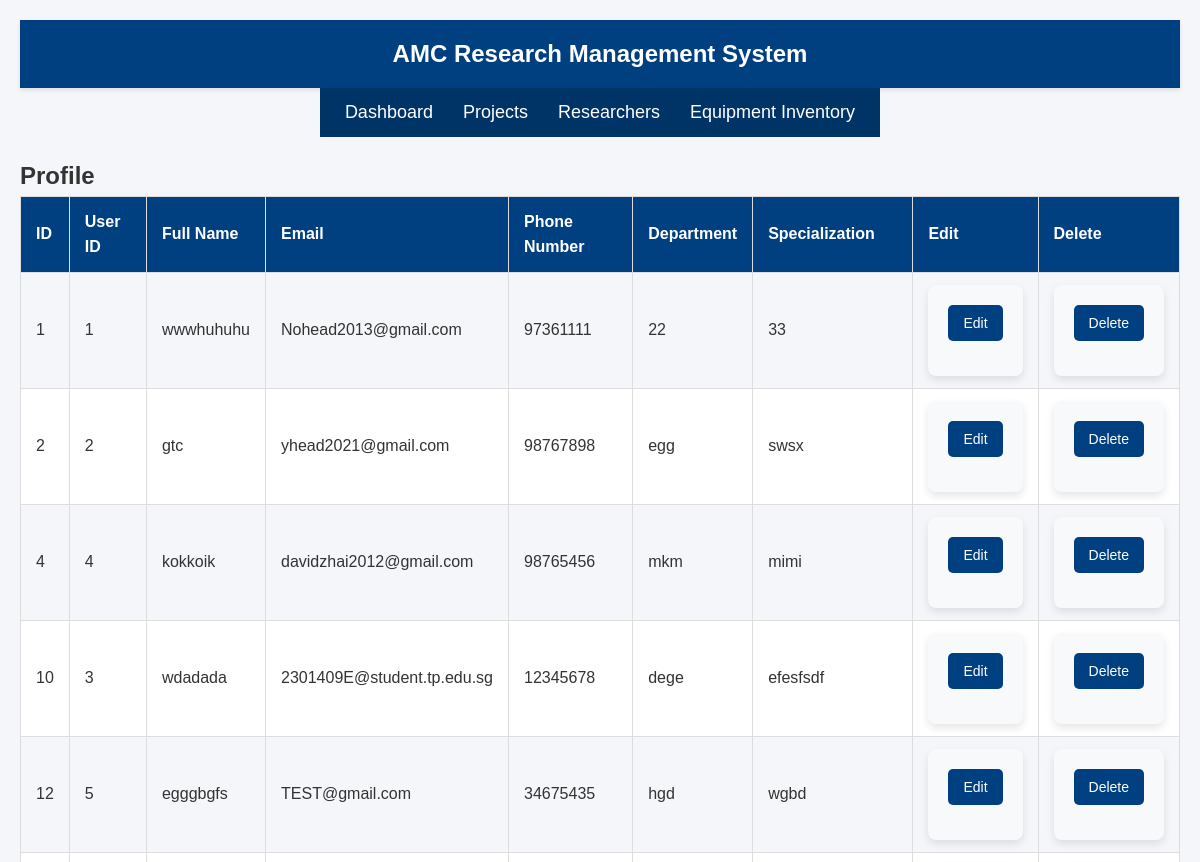
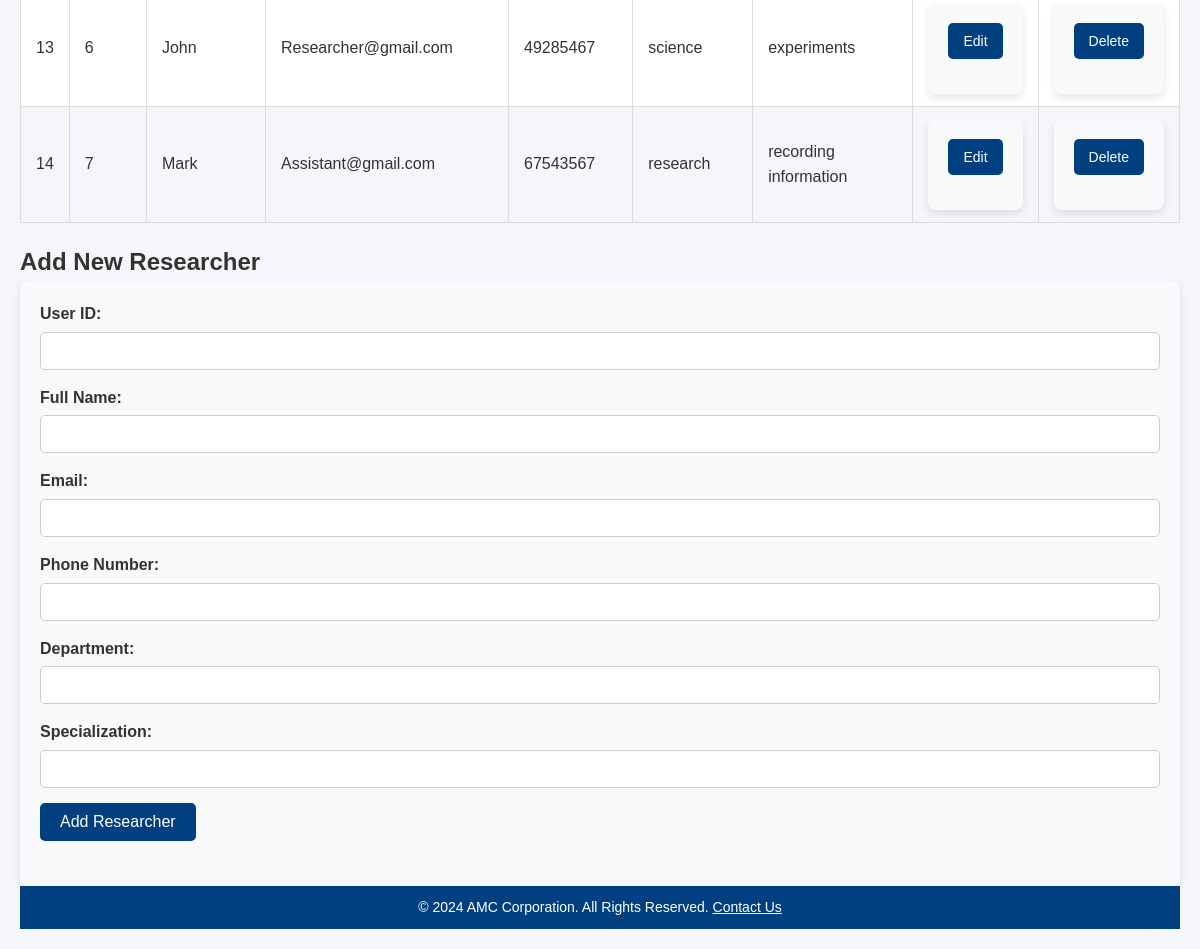
The page /researcher_profile.php (signed in) on the database its author committed (2 pictures, top to bottom).
### tables this page shows
CREATE TABLE `researchers` (
  `ResearcherID` int(11) NOT NULL,
  `UserID` int(11) NOT NULL,
  `FullName` varchar(100) NOT NULL,
  `Email` varchar(100) NOT NULL,
  `PhoneNumber` varchar(15) DEFAULT NULL,
  `Department` varchar(50) DEFAULT NULL,
  `Specialization` varchar(100) DEFAULT NULL
);

### function.php (called while the page is built, shortened)
<?php
function get_sanitized_input($key) {
    return isset($_GET[$key]) ? htmlspecialchars($_GET[$key], ENT_QUOTES, 'UTF-8') : '';
}
function sanitize_output($data) {
    return htmlspecialchars($data, ENT_QUOTES, 'UTF-8');
}
?>

### researcher_profile.php (the view, shortened to what this page needs)
<?php
$role = $_SESSION['user_role'];
$user_id = $_SESSION['user_id'];
require "config.php";
require "function.php";
try {
$con=mysqli_connect($db_hostname,$db_username,$db_password);
}
catch (Exception $e) {
    printerror($e->getMessage(),$con);
}
?>
<!DOCTYPE html>
<html lang="en">
<head>
    <link rel="stylesheet" href="style.css">
</head>
<body>
    <header>
        <h1>AMC Research Management System</h1>
    </header>
 <nav>
        <a href="dashboard.php">Dashboard</a>
        <a href="projects.php">Projects</a>
        <a href="researcher_profile.php">Researchers</a>
        <a href="equipment_inventory.php" class="active">Equipment Inventory</a>
    </nav>
    <main>
    <section id="Researchers">
            <h2>Profile</h2>
            <?php
            if ($role === 1 or $role === 2){
                $query=$con->prepare("select * from researchers");
            } elseif ($role === 3) {
                $query=$con->prepare("select * from researchers where UserID = ?");
                $query->bind_param("i", $user_id);
            }
            $query->execute();
            $query->bind_result($id, $uid, $name, $email, $phoneNum, $department, $specialization);
            echo "<table>";
            echo "<tr>
                    <th>ID</th>
                    <th>User ID</th>
                    <th>Full Name</th>
                    <th>Email</th>
                    <th>Phone Number</th>
                    <th>Department</th>
                    <th>Specialization</th>
                    <th>Edit</th>
                    <th>Delete</th>
                  </tr>";
            while ($query->fetch()) {
                echo "<tr>
                        <td>".sanitize_output($id)."</td>
                        <td>".sanitize_output($uid)."</td>
                        <td>".sanitize_output($name)."</td>
                        <td>".sanitize_output($email)."</td>
                        <td>".sanitize_output($phoneNum)."</td>
                        <td>".sanitize_output($department)."</td>
                        <td>".sanitize_output($specialization)."</td>
                        <td>";
                        if ($role === 1 or $role === 2) {
                            echo "<form method='GET' action='edit_researcher.php'>
                                <input type='hidden' name='id' value=".$id." />
                                <input type='submit' name='edit_button' value='Edit' class='button' />
                            </form>";
                        } else {
                            echo "Not Allowed";
                        }
                        echo "</td>
                        <td>";
                        if ($role === 1) {
                            echo "<form method='POST' action='researcher_profile.php'>
                                <input type='hidden' name='csrf_token' value=".$_SESSION['csrf_token'].">
                                <input type='hidden' name='id' value=".$id." />
                                <input type='submit' name='delete_button' value='Delete' class='button' />
                            </form>";
                        } else {
                            echo "Not Allowed";
                        }
                        echo "</td>
                            </tr>";
            }
            echo "</table>";
            ?>
            </section>
        <?php if ($role !== 3): ?>
        <section id="add-researcher">
            <h2>Add New Researcher</h2>
            <form action="researcher_profile.php" method="POST">
                <label for="uid">User ID:</label>
                <input type="number" id="uid" name="uid" autocomplete="off" value="<?php echo get_sanitized_input('uid'); ?>" required>
                <label for="name">Full Name:</label>
                <input type="text" id="name" name="name" autocomplete="off" value="<?php echo get_sanitized_input('name'); ?>" required>
                <label for="email">Email:</label>
                <input type="text" id="email" name="email" autocomplete="off" value="<?php echo get_sanitized_input('email'); ?>" required>
                <label for="phoneNum">Phone Number:</label>
                <input type="text" id="phoneNum" name="phoneNum" autocomplete="off" value="<?php echo get_sanitized_input('phoneNum'); ?>" required>
                <label for="department">Department:</label>
                <input type="text" id="department" name="department" autocomplete="off" value="<?php echo get_sanitized_input('department'); ?>" required>
                <label for="specialization">Specialization:</label>
                <input type="text" id="specialization" name="specialization" autocomplete="off" value="<?php echo get_sanitized_input('specialization'); ?>" required>
                <button type="submit" name="insert_button">Add Researcher</button>
                <br></br>
            </form>
        <?php endif; ?>
        </section>
    </main>
    <footer>
        <p>&copy; 2024 AMC Corporation. All Rights Reserved. <a href="#contact">Contact Us</a></p>
    </footer>
</body>
</html>

### style.css (style rules this page uses)
* { margin: 0; padding: 0; box-sizing: border-box; font-family: 'Arial', sans-serif; }
body { background-color: #f4f6f9; color: #333; line-height: 1.6; font-size: 16px; display: flex; flex-direction: column; align-items: center; padding: 20px; }
header { width: 100%; background-color: #004080; color: white; padding: 15px 20px; text-align: center; box-shadow: 0 2px 4px rgba(0, 0, 0, 0.1); }
header h1 { font-size: 24px; }
nav { display: flex; justify-content: center; background-color: #003366; padding: 10px; margin-bottom: 20px; }
nav a { color: white; text-decoration: none; margin: 0 15px; font-size: 18px; }
form label { display: block; margin-bottom: 5px; font-weight: bold; }
form input, form select, form textarea { width: 100%; padding: 10px; margin-bottom: 15px; border: 1px solid #ccc; border-radius: 5px; font-size: 14px; }
form button { background-color: #004080; color: white; padding: 10px 20px; border: none; border-radius: 5px; cursor: pointer; font-size: 16px; }
table { width: 100%; border-collapse: collapse; margin-bottom: 20px; background: white; }
table th, table td { padding: 12px 15px; border: 1px solid #ddd; text-align: left; }
table th { background-color: #004080; color: white; font-weight: bold; }
table tr:nth-child(even) { background-color: #f4f6f9; }
.button { display: inline-block; padding: 10px 15px; font-size: 14px; text-align: center; text-decoration: none; color: white; background-color: #004080; border-radius: 5px; border: none; cursor: pointer; }
footer { margin-top: auto; width: 100%; text-align: center; background-color: #004080; color: white; padding: 10px; font-size: 14px; }
footer a { color: white; text-decoration: underline; }
form { background-color: #f8f9fa; padding: 20px; border-radius: 8px; box-shadow: 0px 4px 8px rgba(0, 0, 0, 0.1); text-align: left; }
label { display: block; margin-bottom: 8px; }
input { width: 100%; padding: 10px; margin-bottom: 15px; border: 1px solid #ccc; border-radius: 5px; }

### rows shown on the page
researchers: ResearcherID "1", UserID "1", FullName "wwwhuhuhu", Email "Nohead2013@gmail.com", PhoneNumber "97361111", Department "22", Specialization "33"
researchers: ResearcherID "2", UserID "2", FullName "gtc", Email "yhead2021@gmail.com", PhoneNumber "98767898", Department "egg", Specialization "swsx"
researchers: ResearcherID "4", UserID "4", FullName "kokkoik", Email "davidzhai2012@gmail.com", PhoneNumber "98765456", Department "mkm", Specialization "mimi"
researchers: ResearcherID "10", UserID "3", FullName "wdadada", Email "2301409E@student.tp.edu.sg", PhoneNumber "12345678", Department "dege", Specialization "efesfsdf"
researchers: ResearcherID "12", UserID "5", FullName "egggbgfs", Email "TEST@gmail.com", PhoneNumber "34675435", Department "hgd", Specialization "wgbd"
researchers: ResearcherID "13", UserID "6", FullName "John", Email "Researcher@gmail.com", PhoneNumber "49285467", Department "science", Specialization "experiments"
researchers: ResearcherID "14", UserID "7", FullName "Mark", Email "Assistant@gmail.com", PhoneNumber "67543567", Department "research", Specialization "recording information"
